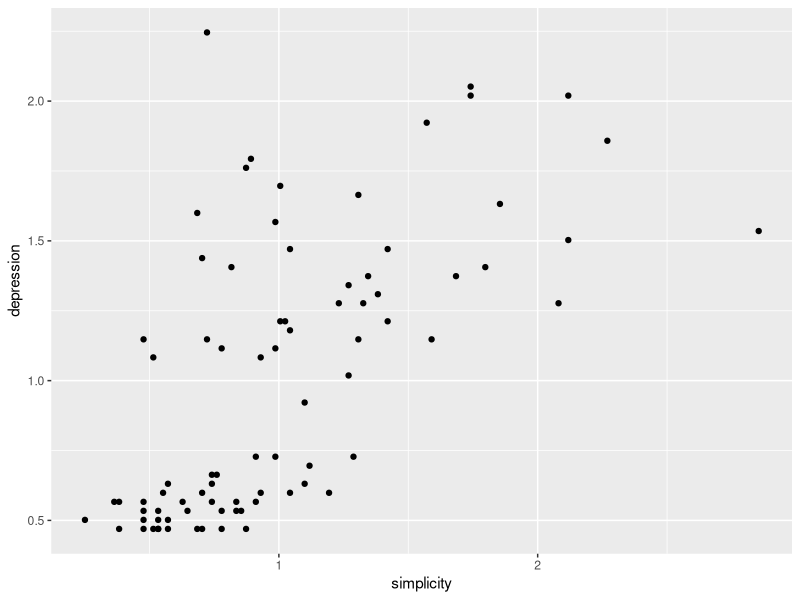

This chart was generated by the following R code:
library(carData)
library(tidyverse)
lm(depression ~ simplicity, data = Ginzberg)

ggplot(Ginzberg, aes(simplicity, depression)) +
  geom_point()
